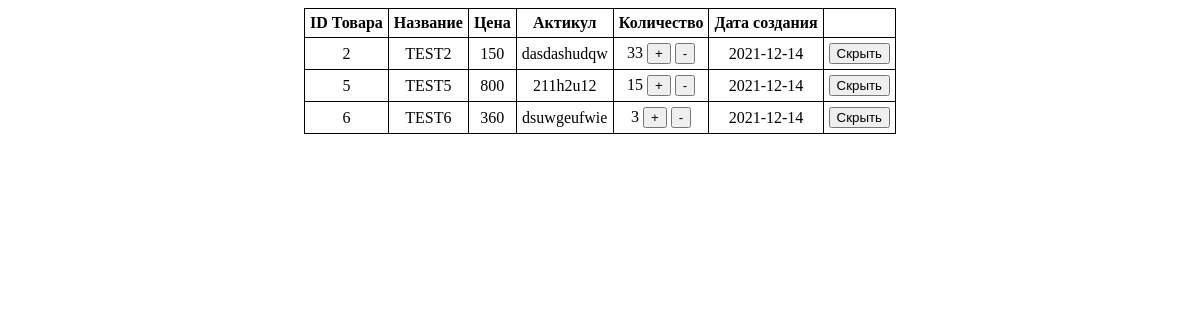
The page / on the database its author committed.
### tables this page shows
CREATE TABLE `products` (
  `ID` int NOT NULL,
  `PRODUCT_ID` int NOT NULL,
  `PRODUCT_NAME` text NOT NULL,
  `PRODUCT_PRICE` int NOT NULL,
  `PRODUCT_ARTICLE` text NOT NULL,
  `PRODUCT_QUANTITY` int NOT NULL,
  `DATE_CREATE` date NOT NULL,
  `display` varchar(200) NOT NULL DEFAULT '1'
);

### backend/Products.php (called while the page is built, shortened)
<?php
class Products{
    private $ip = server;
    private $db = database;
    private $login = login;
    private $password = password;
    function __construct()
    {
        $this->conn = $this->Connect();
    }
    private function Connect(){
        $conn = mysqli_connect($this->ip, $this->login, $this->password, $this->db);
        return $conn;
    }
    public function Index(int $limit = 10) {
        $result = mysqli_query($this->conn,"SELECT * FROM `products` WHERE `display`='yes' ORDER BY `DATE_CREATE` desc LIMIT 10");
        $result1 = array();
        while($rows = mysqli_fetch_assoc($result)) {
            $result1[] = array(
                'ID' => $rows['ID'],
                'PRODUCT_ID' => $rows['PRODUCT_ID'],
                'PRODUCT_NAME' => $rows['PRODUCT_NAME'],
                'PRODUCT_PRICE' => $rows['PRODUCT_PRICE'],
                'PRODUCT_ARTICLE' => $rows['PRODUCT_ARTICLE'],
                'PRODUCT_QUANTITY' => $rows['PRODUCT_QUANTITY'],
                'DATE_CREATE' => $rows['DATE_CREATE'],
                'DISPLAY' => $rows['display'],
            );
        }
        return $result1;
    }
}

### index.php (the view, shortened to what this page needs)
<?php
require_once 'backend/Products.php';
$products = new Products();
$res=$products->Index();
?>
<head>
    <link rel="stylesheet" href="style.css">
</head>
<body>
<table>
    <thead>
    <tr>
        <th>ID Товара</th>
        <th>Название</th>
        <th>Цена</th>
        <th>Актикул</th>
        <th>Количество</th>
        <th>Дата создания</th>
        <th></th>
    </tr>
    </thead>
    <tbody>
    <?php
    foreach ($res as $row)
    {
        ?>
        <tr>
            <td class="product-id"><?php echo $row['PRODUCT_ID']; ?></td>
            <td><?php echo $row['PRODUCT_NAME']; ?></td>
            <td><?php echo $row['PRODUCT_PRICE']; ?></td>
            <td class><?php echo $row['PRODUCT_ARTICLE']; ?></td>
            <td class="quantity" >
                <span id="<?php echo $row['PRODUCT_ID']; ?>"><?php echo $row['PRODUCT_QUANTITY']; ?></span>
                <button class="add">+</button>
                <button class="del">-</button>
            </td>
            <td><?php echo $row['DATE_CREATE']; ?></td>
            <td><button class="to-hide" id="<?php echo $row['PRODUCT_ID']; ?>">Скрыть</button></td>
        </tr>
        <?
    }
    ?>
    </tbody>
</table>
</body>

### style.css (style rules this page uses)
table { border-collapse: collapse; margin: 0 auto; max-width: 800px; }
th,td { border: 1px solid black; text-align: center; padding: 5px 5px; }

### rows shown on the page
products: PRODUCT_ID "2", PRODUCT_NAME "TEST2", PRODUCT_PRICE "150", PRODUCT_ARTICLE "dasdashudqw", PRODUCT_QUANTITY "33", DATE_CREATE "2021-12-14"
products: PRODUCT_ID "5", PRODUCT_NAME "TEST5", PRODUCT_PRICE "800", PRODUCT_ARTICLE "211h2u12", PRODUCT_QUANTITY "15", DATE_CREATE "2021-12-14"
products: PRODUCT_ID "6", PRODUCT_NAME "TEST6", PRODUCT_PRICE "360", PRODUCT_ARTICLE "dsuwgeufwie", PRODUCT_QUANTITY "3", DATE_CREATE "2021-12-14"
